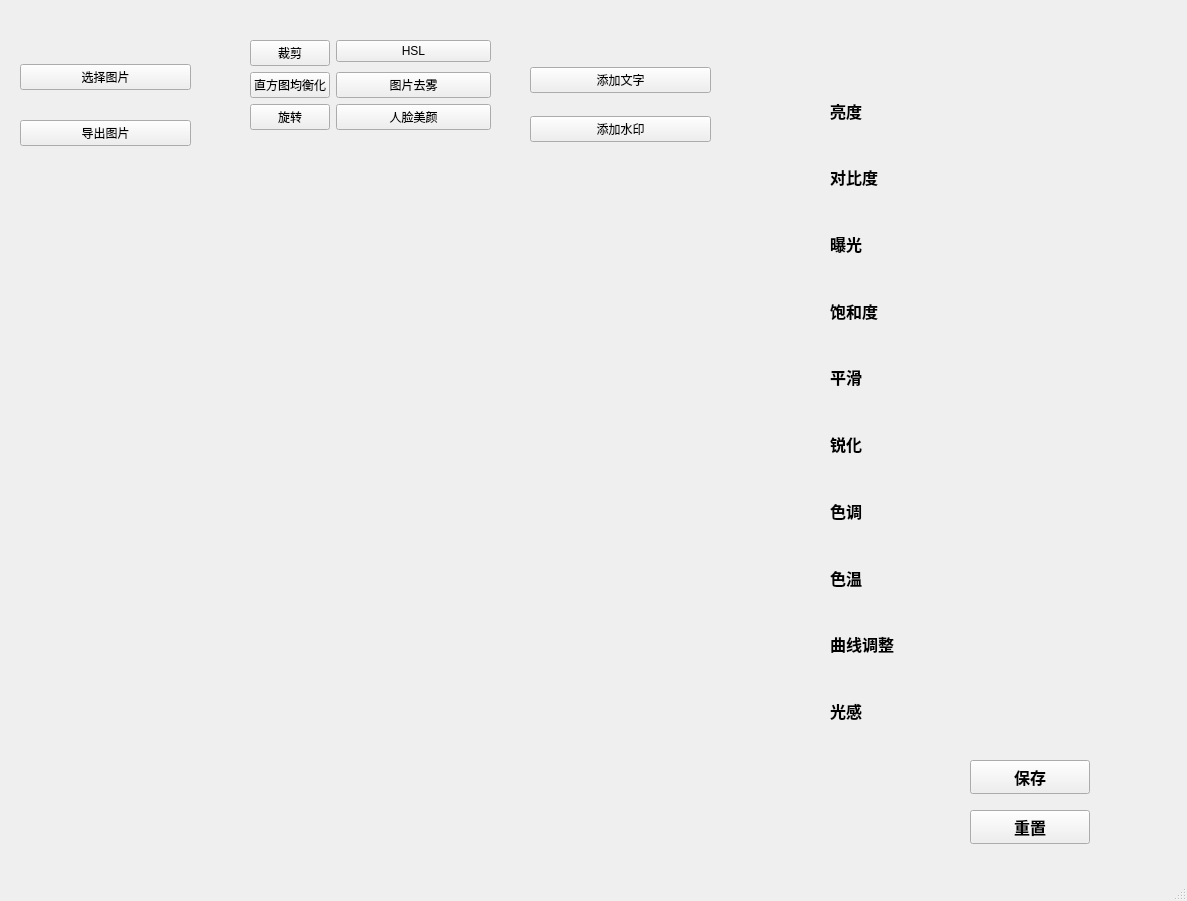
<?xml version="1.0" encoding="UTF-8"?>
<ui version="4.0">
 <class>MainWindow</class>
 <widget class="QMainWindow" name="MainWindow">
  <property name="geometry">
   <rect>
    <x>0</x>
    <y>0</y>
    <width>1187</width>
    <height>901</height>
   </rect>
  </property>
  <property name="windowTitle">
   <string>MainWindow</string>
  </property>
  <widget class="QWidget" name="centralwidget">
   <widget class="QWidget" name="formLayoutWidget">
    <property name="geometry">
     <rect>
      <x>830</x>
      <y>80</y>
      <width>95</width>
      <height>661</height>
     </rect>
    </property>
    <property name="font">
     <font>
      <family>微软雅黑</family>
      <pointsize>12</pointsize>
      <weight>75</weight>
      <bold>true</bold>
     </font>
    </property>
    <layout class="QVBoxLayout" name="verticalLayout_3">
     <item>
      <widget class="QLabel" name="label_5">
       <property name="font">
        <font>
         <family>微软雅黑</family>
         <pointsize>12</pointsize>
         <weight>75</weight>
         <bold>true</bold>
        </font>
       </property>
       <property name="text">
        <string>亮度</string>
       </property>
      </widget>
     </item>
     <item>
      <widget class="QLabel" name="label_4">
       <property name="font">
        <font>
         <family>微软雅黑</family>
         <pointsize>12</pointsize>
         <weight>75</weight>
         <bold>true</bold>
        </font>
       </property>
       <property name="text">
        <string>对比度</string>
       </property>
      </widget>
     </item>
     <item>
      <widget class="QLabel" name="label_3">
       <property name="font">
        <font>
         <family>微软雅黑</family>
         <pointsize>12</pointsize>
         <weight>75</weight>
         <bold>true</bold>
        </font>
       </property>
       <property name="text">
        <string>曝光</string>
       </property>
      </widget>
     </item>
     <item>
      <widget class="QLabel" name="label_6">
       <property name="font">
        <font>
         <family>微软雅黑</family>
         <pointsize>12</pointsize>
         <weight>75</weight>
         <bold>true</bold>
        </font>
       </property>
       <property name="text">
        <string>饱和度</string>
       </property>
      </widget>
     </item>
     <item>
      <widget class="QLabel" name="label_7">
       <property name="font">
        <font>
         <family>微软雅黑</family>
         <pointsize>12</pointsize>
         <weight>75</weight>
         <bold>true</bold>
        </font>
       </property>
       <property name="text">
        <string>平滑</string>
       </property>
      </widget>
     </item>
     <item>
      <widget class="QLabel" name="label_8">
       <property name="font">
        <font>
         <family>微软雅黑</family>
         <pointsize>12</pointsize>
         <weight>75</weight>
         <bold>true</bold>
        </font>
       </property>
       <property name="text">
        <string>锐化</string>
       </property>
      </widget>
     </item>
     <item>
      <widget class="QLabel" name="label_9">
       <property name="font">
        <font>
         <family>微软雅黑</family>
         <pointsize>12</pointsize>
         <weight>75</weight>
         <bold>true</bold>
        </font>
       </property>
       <property name="text">
        <string>色调</string>
       </property>
      </widget>
     </item>
     <item>
      <widget class="QLabel" name="label_11">
       <property name="font">
        <font>
         <family>微软雅黑</family>
         <pointsize>12</pointsize>
         <weight>75</weight>
         <bold>true</bold>
        </font>
       </property>
       <property name="text">
        <string>色温</string>
       </property>
      </widget>
     </item>
     <item>
      <widget class="QLabel" name="label_10">
       <property name="font">
        <font>
         <family>微软雅黑</family>
         <pointsize>12</pointsize>
         <weight>75</weight>
         <bold>true</bold>
        </font>
       </property>
       <property name="text">
        <string>曲线调整</string>
       </property>
      </widget>
     </item>
     <item>
      <widget class="QLabel" name="label_2">
       <property name="font">
        <font>
         <family>微软雅黑</family>
         <pointsize>12</pointsize>
         <weight>75</weight>
         <bold>true</bold>
        </font>
       </property>
       <property name="text">
        <string>光感</string>
       </property>
      </widget>
     </item>
    </layout>
   </widget>
   <widget class="QWidget" name="verticalLayoutWidget">
    <property name="geometry">
     <rect>
      <x>20</x>
      <y>40</y>
      <width>171</width>
      <height>131</height>
     </rect>
    </property>
    <layout class="QVBoxLayout" name="verticalLayout">
     <item>
      <widget class="QPushButton" name="pushButton_9">
       <property name="text">
        <string>选择图片</string>
       </property>
      </widget>
     </item>
     <item>
      <widget class="QPushButton" name="pushButton_10">
       <property name="text">
        <string>导出图片</string>
       </property>
      </widget>
     </item>
    </layout>
   </widget>
   <widget class="QWidget" name="verticalLayoutWidget_2">
    <property name="geometry">
     <rect>
      <x>530</x>
      <y>50</y>
      <width>181</width>
      <height>111</height>
     </rect>
    </property>
    <layout class="QVBoxLayout" name="verticalLayout_2">
     <item>
      <widget class="QPushButton" name="pushButton_8">
       <property name="text">
        <string>添加文字</string>
       </property>
      </widget>
     </item>
     <item>
      <widget class="QPushButton" name="pushButton_19">
       <property name="text">
        <string>添加水印</string>
       </property>
      </widget>
     </item>
    </layout>
   </widget>
   <widget class="QLabel" name="label">
    <property name="geometry">
     <rect>
      <x>10</x>
      <y>260</y>
      <width>800</width>
      <height>450</height>
     </rect>
    </property>
    <property name="text">
     <string/>
    </property>
   </widget>
   <widget class="QWidget" name="formLayoutWidget_3">
    <property name="geometry">
     <rect>
      <x>250</x>
      <y>40</y>
      <width>241</width>
      <height>141</height>
     </rect>
    </property>
    <layout class="QFormLayout" name="formLayout">
     <item row="1" column="0">
      <widget class="QPushButton" name="pushButton_11">
       <property name="text">
        <string>直方图均衡化</string>
       </property>
      </widget>
     </item>
     <item row="1" column="1">
      <widget class="QPushButton" name="pushButton_17">
       <property name="text">
        <string>图片去雾</string>
       </property>
      </widget>
     </item>
     <item row="0" column="1">
      <widget class="QPushButton" name="pushButton_15">
       <property name="text">
        <string>HSL</string>
       </property>
      </widget>
     </item>
     <item row="0" column="0">
      <widget class="QPushButton" name="pushButton_4">
       <property name="text">
        <string>裁剪</string>
       </property>
      </widget>
     </item>
     <item row="2" column="1">
      <widget class="QPushButton" name="pushButton_18">
       <property name="text">
        <string>人脸美颜</string>
       </property>
      </widget>
     </item>
     <item row="2" column="0">
      <widget class="QPushButton" name="pushButton_6">
       <property name="text">
        <string>旋转</string>
       </property>
      </widget>
     </item>
    </layout>
   </widget>
   <widget class="QPushButton" name="reset_button">
    <property name="geometry">
     <rect>
      <x>970</x>
      <y>810</y>
      <width>120</width>
      <height>34</height>
     </rect>
    </property>
    <property name="font">
     <font>
      <family>微软雅黑</family>
      <pointsize>12</pointsize>
      <weight>75</weight>
      <bold>true</bold>
     </font>
    </property>
    <property name="text">
     <string>重置</string>
    </property>
   </widget>
   <widget class="QPushButton" name="store_button">
    <property name="geometry">
     <rect>
      <x>970</x>
      <y>760</y>
      <width>120</width>
      <height>34</height>
     </rect>
    </property>
    <property name="font">
     <font>
      <family>微软雅黑</family>
      <pointsize>12</pointsize>
      <weight>75</weight>
      <bold>true</bold>
     </font>
    </property>
    <property name="text">
     <string>保存</string>
    </property>
   </widget>
  </widget>
  <widget class="QMenuBar" name="menubar">
   <property name="geometry">
    <rect>
     <x>0</x>
     <y>0</y>
     <width>1187</width>
     <height>22</height>
    </rect>
   </property>
  </widget>
  <widget class="QStatusBar" name="statusbar"/>
 </widget>
 <resources/>
 <connections>
  <connection>
   <sender>pushButton_9</sender>
   <signal>clicked()</signal>
   <receiver>label</receiver>
   <slot>show()</slot>
   <hints>
    <hint type="sourcelabel">
     <x>125</x>
     <y>100</y>
    </hint>
    <hint type="destinationlabel">
     <x>208</x>
     <y>334</y>
    </hint>
   </hints>
  </connection>
 </connections>
</ui>
